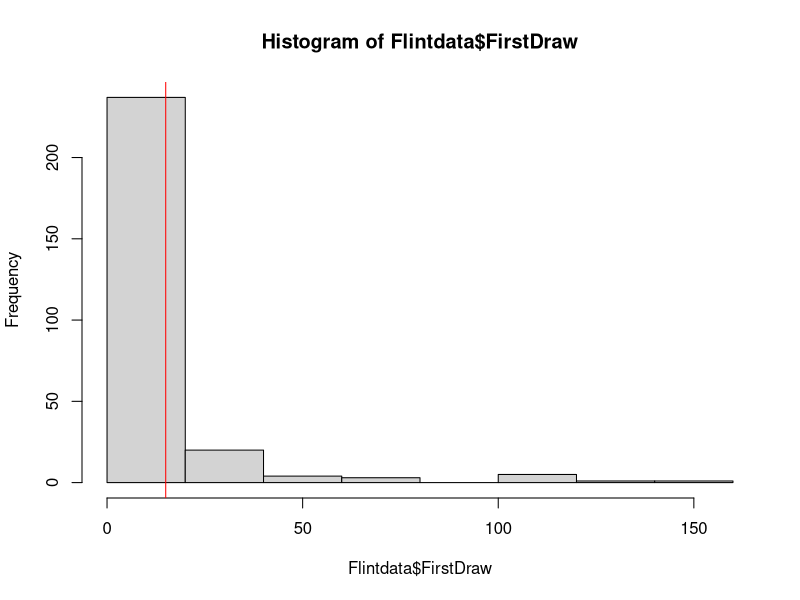
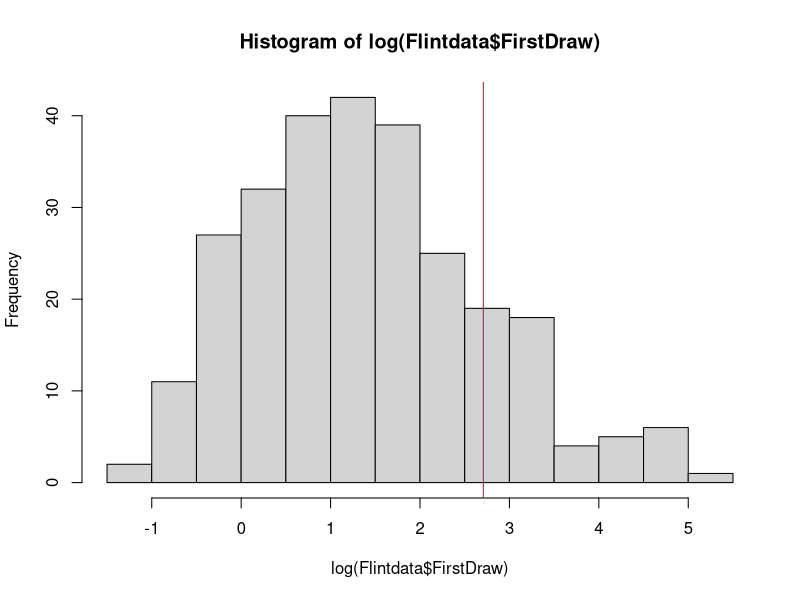
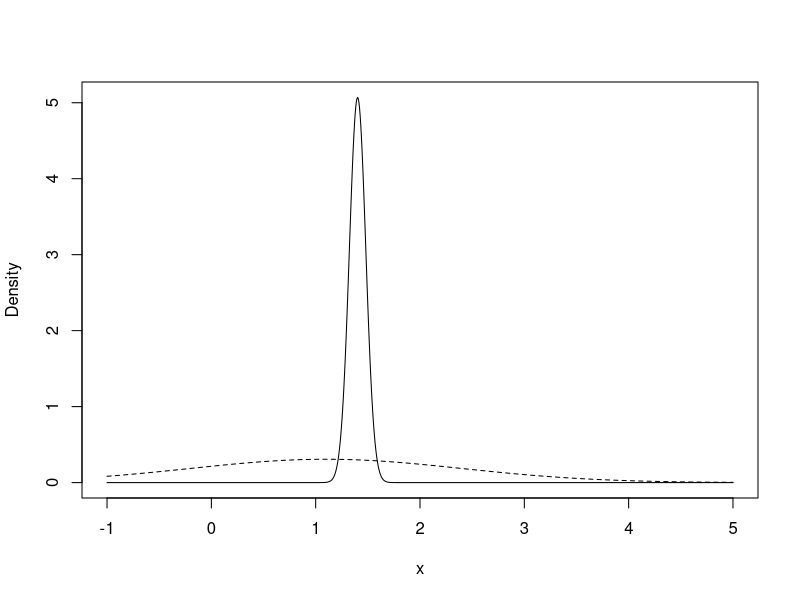
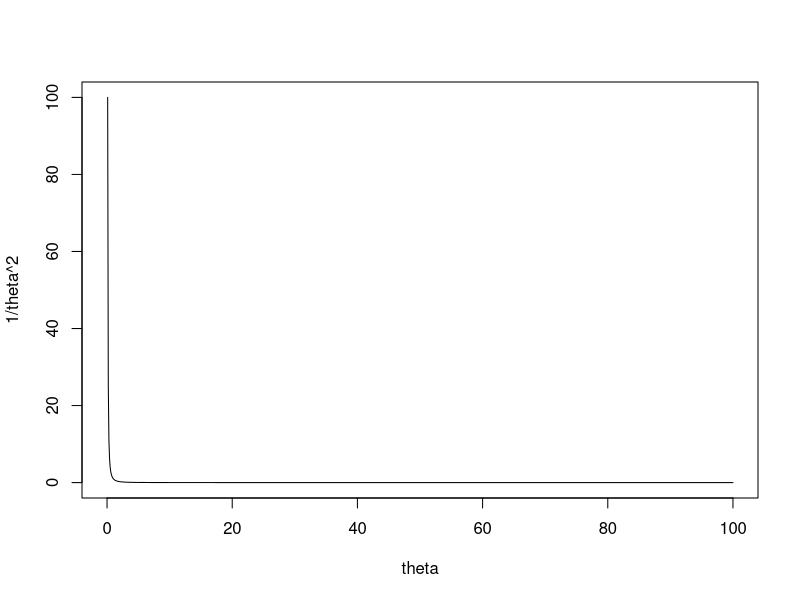
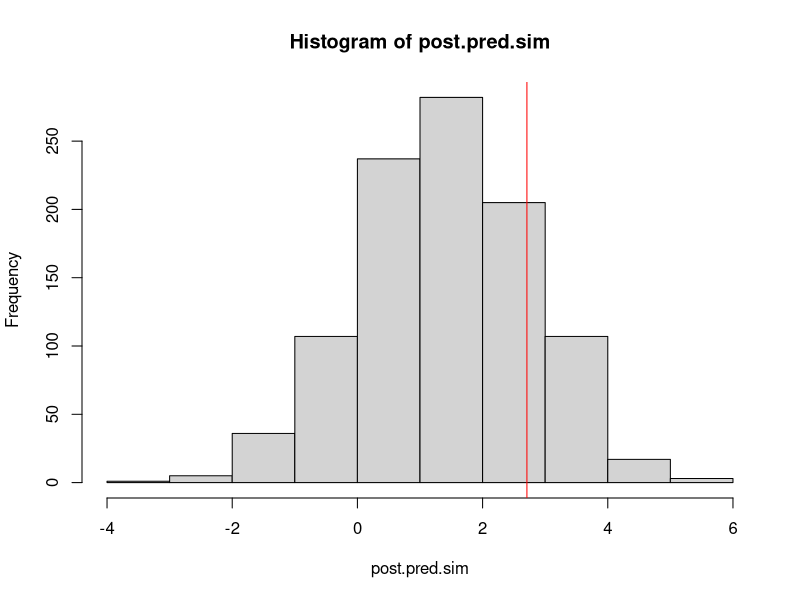

These figures' R source, in order:
## ---- chunk 1
Flintdata = read.csv("Flintdata.csv", row.names = 1)
head(Flintdata)
## ---- chunk 2
hist(Flintdata$FirstDraw)
abline(v=15, col='red')
## ---- chunk 3
summary(Flintdata$FirstDraw)
summary(log(Flintdata$FirstDraw))
hist(log(Flintdata$FirstDraw))
abline(v=log(15), col='red')
## ---- chunk 4
(n = nrow(Flintdata))
(ybar = mean(log(Flintdata$FirstDraw)))
(s.2 = var(log(Flintdata$FirstDraw)))
## ---- chunk 5
sigma.2 = s.2
mu0 = log(3)
tau.2.0 = sigma.2

# posterior mean
(mun = (mu0/tau.2.0 + n*ybar/sigma.2) / (1/tau.2.0 +n/sigma.2))

# posterior variance
(tau.2.n = 1 / (1/tau.2.0 + n/sigma.2))
## ---- chunk 6
# posterior density
curve(dnorm(x, mun, sqrt(tau.2.n)), -1, 5, n=1000, ylab="Density")
# prior density
curve(dnorm(x, mu0, sqrt(tau.2.0)), -1, 5, add=TRUE, lty=2)
## ---- chunk 7
(pci = mun+c(1, -1)*1.96*sqrt(tau.2.n))

# original scale
exp(pci)
## ---- chunk 8
n = 200
y_mean = 2172
mu0 = 1875
sigma0 = 160
sigma1= 200

mun = ((1/sigma0^2)*mu0+(n/sigma1^2)*y_mean)/(1/sigma0^2 +n/sigma1^2)
sigman = 1/(1/sigma0^2 + n/sigma1^2)
mun
sqrt(sigman)
1/sigman
mun-1.96*sqrt(sigman)
mun+1.96*sqrt(sigman)
## ---- chunk 9
theta = seq(0, 100, 0.1)
plot(theta, 1/theta^2, type="l")

## ---- chunk 10
# Flint data
post.sigma.2.sim = (n-1)*s.2 / rchisq(1000, n-1)
post.mu.sim = rnorm(1000, ybar, sqrt(post.sigma.2.sim/n))
quantile(post.mu.sim, c(0.025, 0.975))
quantile(post.sigma.2.sim, c(0.025, 0.975))

# simualate from the posterior predictive distribution
post.pred.sim = rnorm(1000, post.mu.sim, sqrt(post.sigma.2.sim))

hist(post.pred.sim)
abline(v=log(15), col="red")
